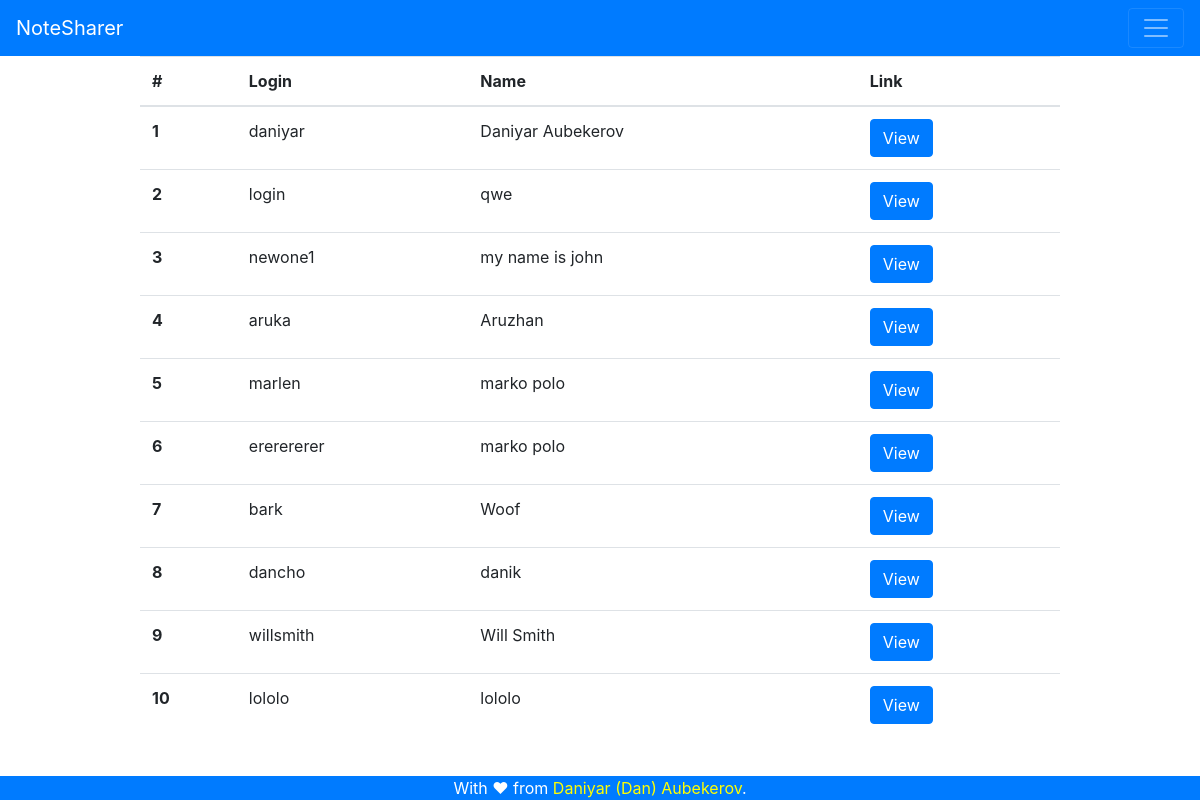
The app's page /users (signed in) with its own data.
### tables this page shows
CREATE TABLE 'accounts' (
'id' INTEGER PRIMARY KEY,
'login' VARCHAR(255),
'password' VARCHAR(255),
'name' VARCHAR(255)
, 'university' VARCHAR(255), 'github' VARCHAR(255));

### app.py (the view)
@app.route('/users')
def all_users():
    if (not session['user']):
        return render_template('404.html', error = 'You are not loged in to view this page')
    context = dict()
    db_connection = sqlite3.connect('database.db')
    cursor = db_connection.cursor()
    cursor.execute('SELECT * FROM accounts;')
    users = cursor.fetchall()
    cursor.close()
    context['users'] = users
    return render_template('all_users.html', context = context)

### templates/all_users.html (shortened to what this page needs)
{% extends 'base.html' %}
{% block body %}
    <div class="container">
        <div class="row">
            <div class="col-sm-1"></div>
            <div class="col-lg-10">
                <table class="table table-hover">
                    <thead>
                        <tr>
                        <th scope="col">#</th>
                        <th scope="col">Login</th>
                        <th scope="col">Name</th>
                        <th scope="col">Link</th>
                        </tr>
                    </thead>
                    <tbody>
                        {% for user in context['users'] %}
                            <tr>
                                <th scope="row">{{user[0]}}</th>
                                <td>{{user[1]}}</td>
                                <td>{{user[3]}}</td>
                                <td><a href = "{{url_for('user', login = user[1])}}" class = "btn btn-primary">View</a></td>
                            </tr>
                        {% endfor %}
                    </tbody>
                </table>
            </div>
            <div class="col-sm-1"></div>
        </div>
    </div>
{% endblock %}

### records on screen
accounts: id "1", login "daniyar", name "Daniyar Aubekerov"
accounts: id "2", login "login", name "qwe"
accounts: id "3", login "newone1", name "my name is john"
accounts: id "4", login "aruka", name "Aruzhan"
accounts: id "5", login "marlen", name "marko polo"
accounts: id "6", login "ererererer", name "marko polo"
accounts: id "7", login "bark", name "Woof"
accounts: id "8", login "dancho", name "danik"
accounts: id "9", login "willsmith", name "Will Smith"
accounts: id "10", login "lololo", name "lololo"
